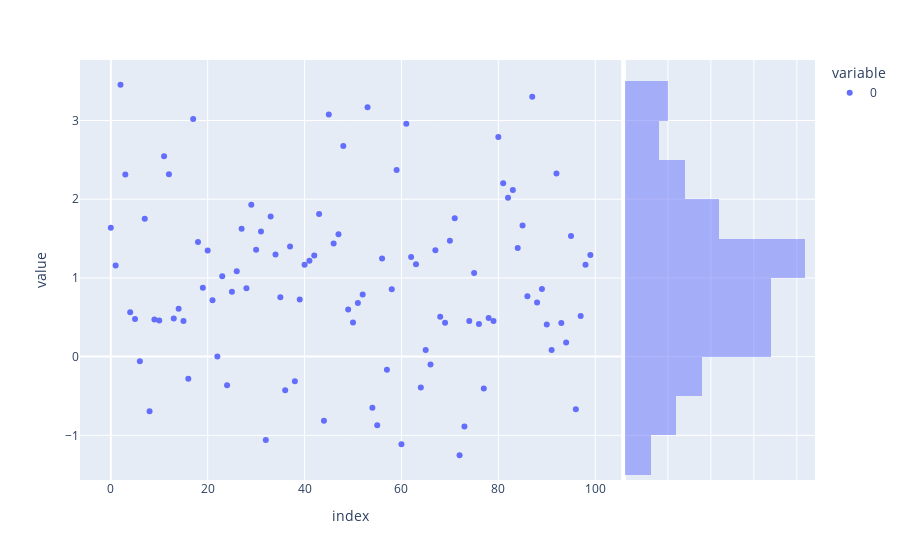

Notebook code cell kept with this figure:
### Code cell
fig = px.scatter(gaussian, marginal_y="histogram")
fig.show()
